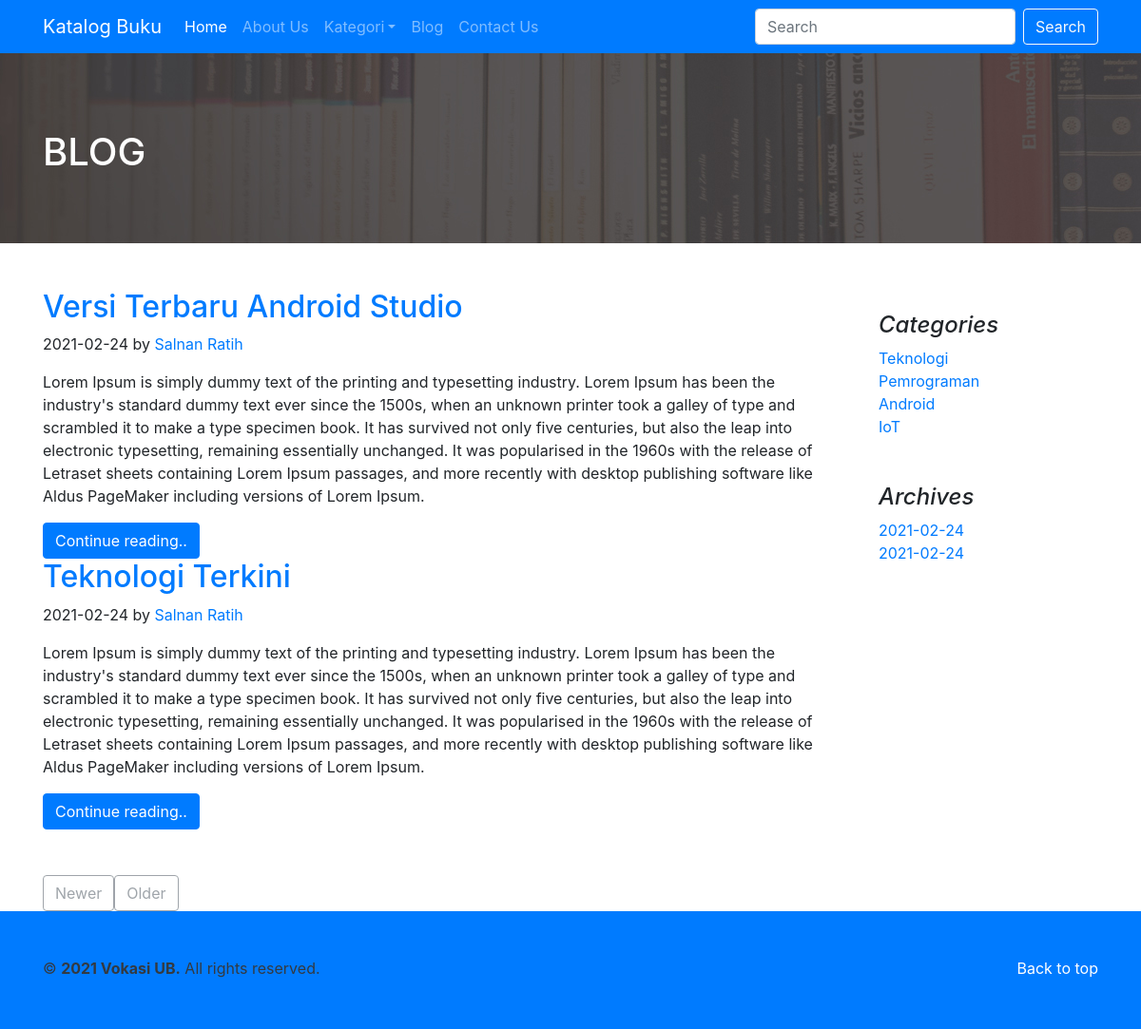
The app's page /index.php?include=blog with its own data.
### tables this page shows
CREATE TABLE `blog` (
  `id_blog` int(11) NOT NULL,
  `id_kategori_blog` int(11) DEFAULT NULL,
  `id_user` int(11) DEFAULT NULL,
  `tanggal` date NOT NULL DEFAULT '1999-01-01',
  `judul` varchar(255) DEFAULT NULL,
  `isi` text DEFAULT NULL
);

CREATE TABLE `user` (
  `id_user` int(11) NOT NULL,
  `nama` varchar(100) DEFAULT NULL,
  `email` varchar(50) DEFAULT NULL,
  `username` varchar(30) DEFAULT NULL,
  `password` varchar(150) DEFAULT NULL,
  `level` varchar(30) DEFAULT NULL,
  `foto` varchar(100) DEFAULT NULL
);

CREATE TABLE `kategori_blog` (
  `id_kategori_blog` int(11) NOT NULL,
  `kategori_blog` varchar(50) DEFAULT NULL
);

### include/blog.php (the view, shortened to what this page needs)
<section id="blog-header">
  <div class="container">
    <h1 class="text-white">BLOG</h1>
  </div>
</section><br><br>
<section id="blog-list">
  <main role="main" class="container">
    <div class="row">
      <div class="col-md-9 blog-main">
        <div class="blog-post">
          <?php
          $batas = 8;
          if (!isset($_GET['halaman'])) {
            $posisi = 0;
          } else {
            $halaman = $_GET['halaman'];
            $posisi = ($halaman - 1) * $batas;
          }
          if (isset($_GET['data'])) {
            $id_kategori_blog = $_GET['data'];
            $sql_cat = "SELECT `b`.`id_blog`, `k`.`kategori_blog`,`b`.`judul`, `p`.`nama`,`b`.`tanggal`, `b`.`isi`
                  FROM `blog` `b` INNER JOIN `kategori_blog` `k` ON `b`.`id_kategori_blog`=`k`.`id_kategori_blog`
                  INNER JOIN `user` `p` ON `b`.`id_user`= `p`.`id_user` WHERE `b`.`id_kategori_blog` = '$id_kategori_blog' ";
            $sql_cat .= " ORDER BY `k`.`kategori_blog` limit $posisi, $batas ";
            $query_cat = mysqli_query($koneksi, $sql_cat);
            $posisi = 1;
            while ($data_cat = mysqli_fetch_row($query_cat)) {
              $id_blog = $data_cat[0];
              $kategori_blog = $data_cat[1];
              $judul = $data_cat[2];
              $penulis = $data_cat[3];
              $tanggal = $data_cat[4];
              $isi = $data_cat[5];
          ?>
              <h2 class="blog-post-title"><a href="#"> <?php echo $judul ?> </a></h2>
              <p class="blog-post-meta"><?php echo $tanggal ?> by <a href="#"> <?php echo $penulis ?> </a></p>
              <p><?php echo $isi ?></p>
              <a href="index.php?include=detail-blog&data=<?php echo $id_blog; ?>" class="btn btn-primary">Continue reading..</a>
            <?php } ?>
        </div><br><br>
    <?php } else { ?>
      <?php
            $sql_cat = "SELECT `b`.`id_blog`, `k`.`kategori_blog`,`b`.`judul`, `p`.`nama`,`b`.`tanggal`, `b`.`isi`
                FROM `blog` `b` INNER JOIN `kategori_blog` `k` ON `b`.`id_kategori_blog`=`k`.`id_kategori_blog`
                INNER JOIN `user` `p` ON `b`.`id_user`= `p`.`id_user` ";
            $sql_cat .= " ORDER BY `k`.`kategori_blog` limit $posisi, $batas ";
            $query = mysqli_query($koneksi, $sql_cat);
            while ($data = mysqli_fetch_row($query)) {
              $id_blog = $data[0];
              $judul = $data[2];
              $penulis = $data[3];
              $tanggal = $data[4];
              $isi = $data[5];
      ?>
        <h2 class="blog-post-title"><a href="#"> <?php echo $judul ?> </a></h2>
        <p class="blog-post-meta"><?php echo $tanggal ?> by <a href="#"> <?php echo $penulis ?> </a></p>
        <p><?php echo $isi ?></p>
        <a href="index.php?include=detail-blog&data=<?php echo $id_blog; ?>" class="btn btn-primary">Continue reading..</a>
      <?php } ?>
    </div><br><br>
  <?php } ?>
  <nav class="blog-pagination">
    <?php
    $query_jum = mysqli_query($koneksi, $sql_cat);
    $jum_data = mysqli_num_rows($query_jum);
    $jum_halaman = ceil($jum_data / $batas);
    if ($jum_halaman == 0) {
      echo 'tidak ada halaman';
    } else if ($jum_halaman == 1) {
      echo "<a class='btn btn-outline-secondary disabled' href='index.php?include=buku&halaman=$sebelum'>Newer</a>";
      echo "<a class='btn btn-outline-secondary disabled' href='index.php?include=buku&halaman=$setelah'>Older</a>";
    } ?>
  </nav>
  </div>
  <aside class="col-md-3 blog-sidebar">
    <div class="p-4">
      <h4 class="font-italic">Categories</h4>
      <ol class="list-unstyled mb-0">
        <?php
        $sql_kat = "SELECT `id_kategori_blog`, `kategori_blog` FROM `kategori_blog` ";
        $query_kat = mysqli_query($koneksi, $sql_kat);
        while ($data_kat = mysqli_fetch_row($query_kat)) {
          $id_kategori_blog = $data_kat[0];
          $kategori_blog = $data_kat[1];
        ?>
          <li><a href="index.php?include=blog&data=<?php echo $id_kategori_blog ?>"><?php echo $kategori_blog ?> </a></li>
        <?php } ?>
      </ol>
    </div>
    <div class="p-4">
      <h4 class="font-italic">Archives</h4>
      <ol class="list-unstyled mb-0">
        <?php
        $sql_arc = "SELECT DISTINCT `id_kategori_blog`, `tanggal` FROM `blog` ";
        $query_arc = mysqli_query($koneksi, $sql_arc);
        while ($data_arc = mysqli_fetch_row($query_arc)) {
          $tanggal = $data_arc[1];
        ?>
          <li><a href="index.php?include=blog&data-archive=<?php echo $tanggal ?>"><?php echo $tanggal ?></a></li>
        <?php } ?>
      </ol>
    </div>
  </aside>
  </div>
  </main>
</section>

### records on screen
blog: judul "Versi Terbaru Android Studio", tanggal "2021-02-24", id_user.nama "Salnan Ratih", isi "Lorem Ipsum is simply dummy text of the printing and typesetting industry. Lorem Ipsum has been the industry's standard dummy text ever since the 1500s, when an unknown printer took a galley of type and scrambled it to make a type specimen book. It has survived not only five centuries, but also the leap into electronic typesetting, remaining essentially unchanged. It was popularised in the 1960s with the release of Letraset sheets containing Lorem Ipsum passages, and more recently with desktop publishing software like Aldus PageMaker including versions of Lorem Ipsum."
blog: judul "Teknologi Terkini", tanggal "2021-02-24", id_user.nama "Salnan Ratih", isi "Lorem Ipsum is simply dummy text of the printing and typesetting industry. Lorem Ipsum has been the industry's standard dummy text ever since the 1500s, when an unknown printer took a galley of type and scrambled it to make a type specimen book. It has survived not only five centuries, but also the leap into electronic typesetting, remaining essentially unchanged. It was popularised in the 1960s with the release of Letraset sheets containing Lorem Ipsum passages, and more recently with desktop publishing software like Aldus PageMaker including versions of Lorem Ipsum."
kategori_blog: kategori_blog "Teknologi"
kategori_blog: kategori_blog "Pemrograman"
kategori_blog: kategori_blog "Android"
kategori_blog: kategori_blog "IoT"

### other values on screen
$tanggal "2021-02-24"
